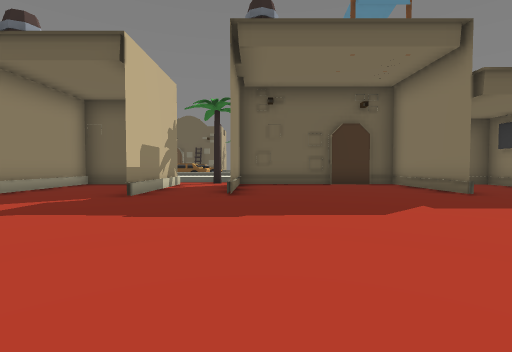
[1] (above)

24 first-person views from a walk through a scene from a Unity 3-D project. The camera is 1.2 m above the floor, tilts 2° down and sees 85° across. The floor is counted in squares, 2 m on a side. Each view is taken from the middle of a square. On the plan, view 1 faces up. The plan holds only what a view shows up to about 9 squares ahead; the rest is blank. The place goes on beyond the plan.

[2]
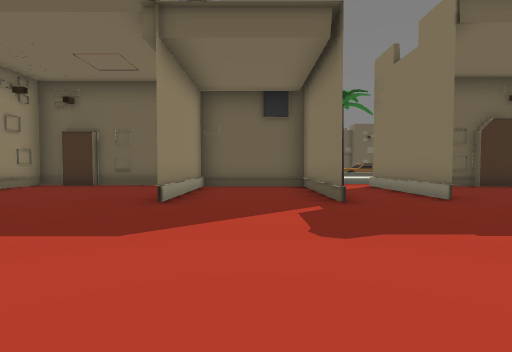

[3]
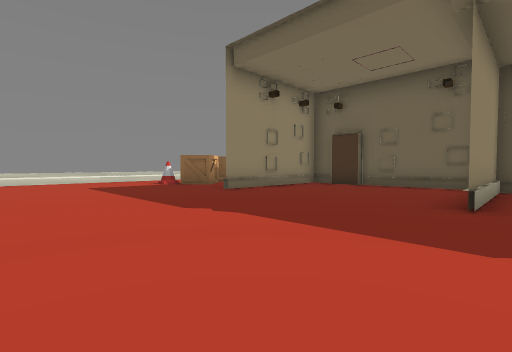

[4]
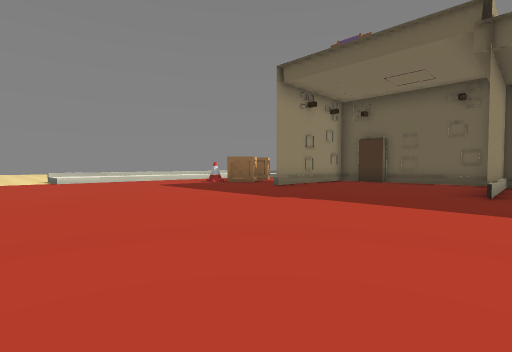

[5]
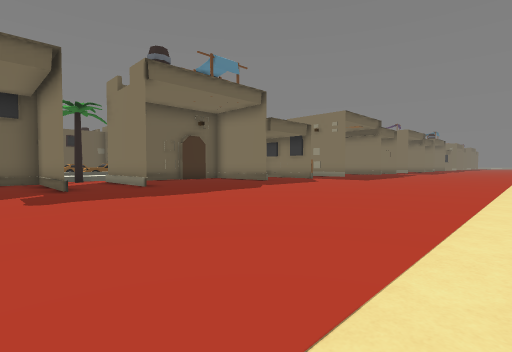

[6]
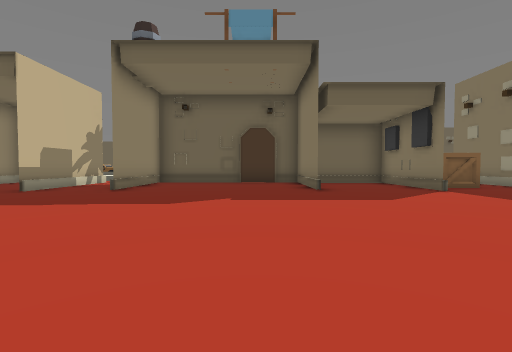

[7]
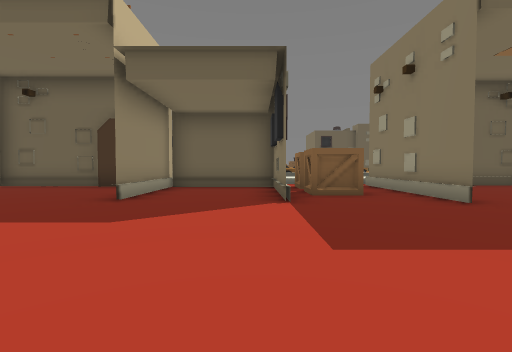

[8]
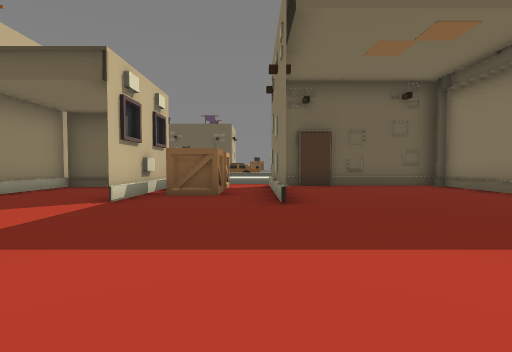

[9]
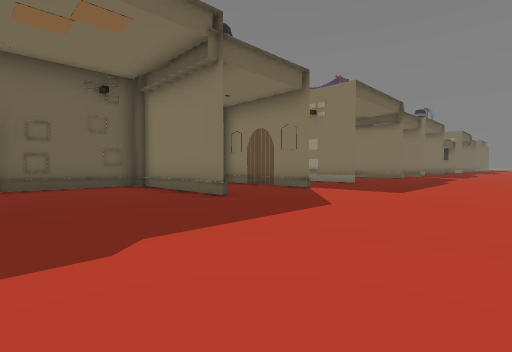

[10]
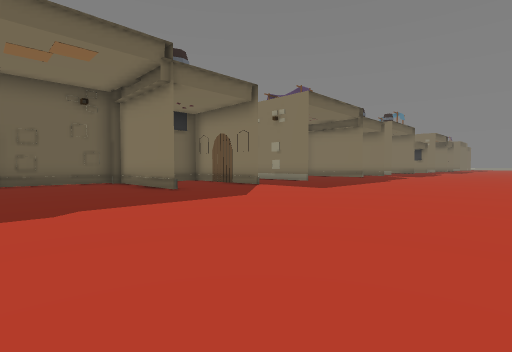

[11]
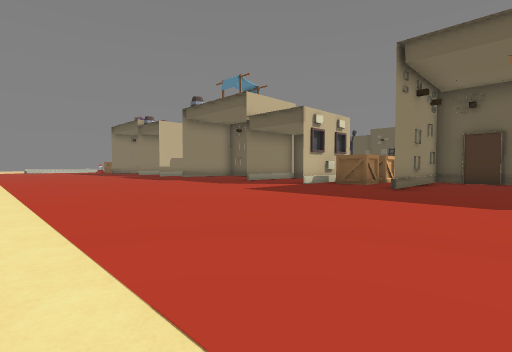

[12]
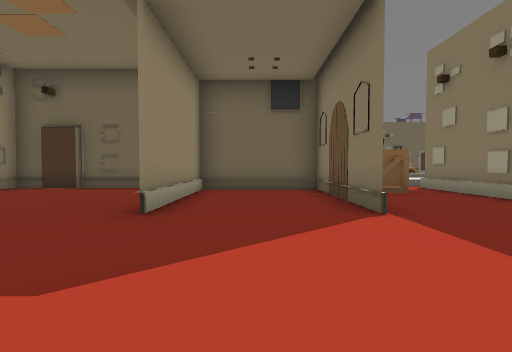

[13]
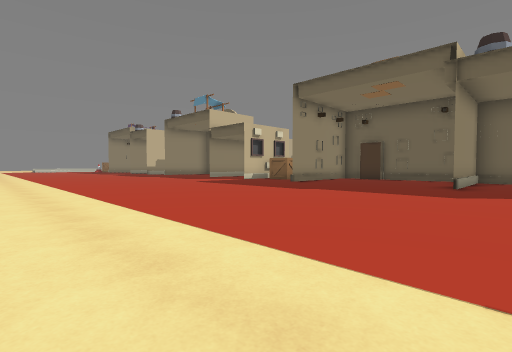

[14]
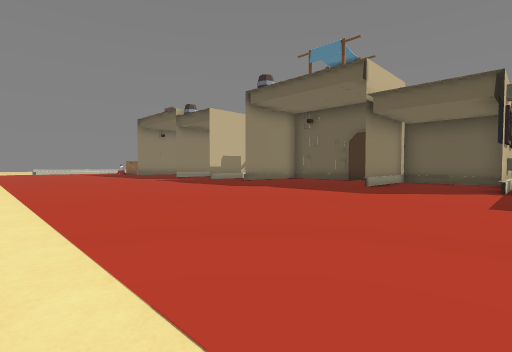

[15]
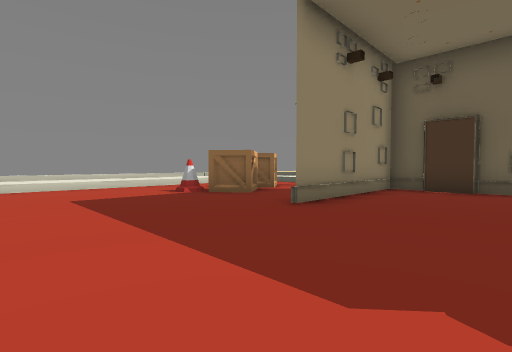

[16]
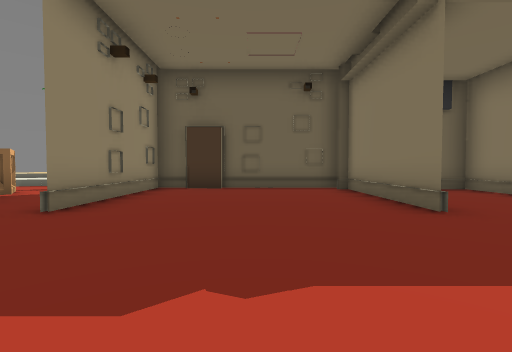

[17]
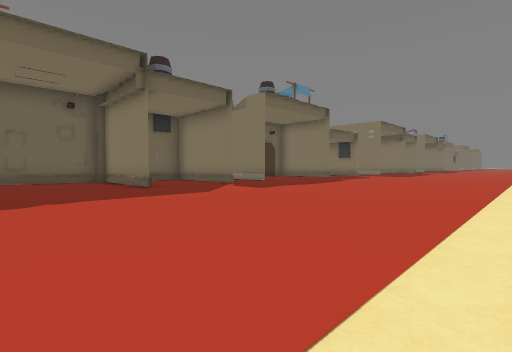

[18]
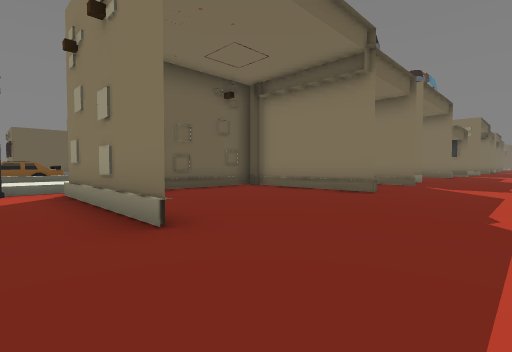

[19]
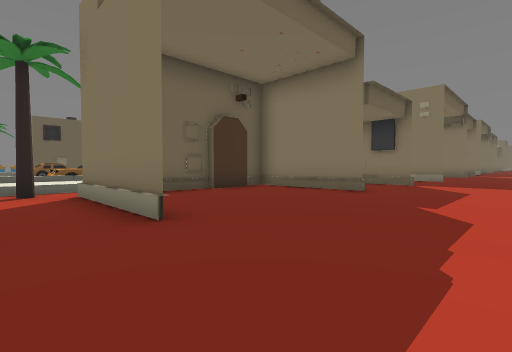

[20]
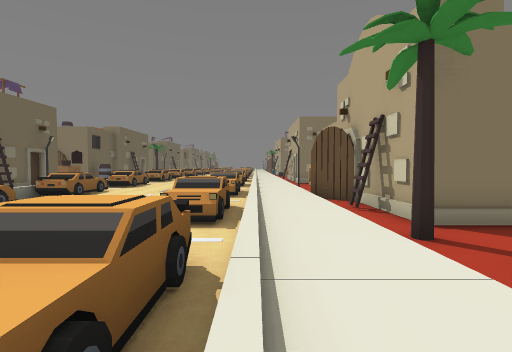

[21]
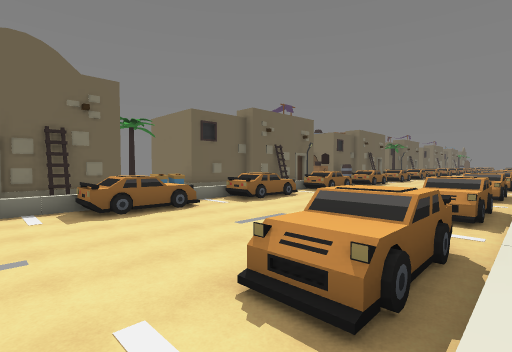

[22]
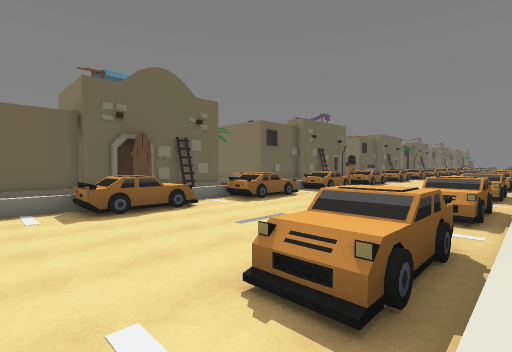

[23]
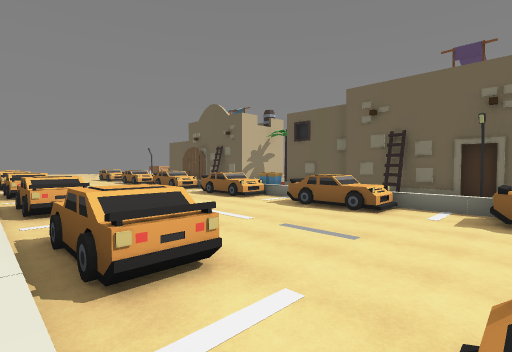

[24]
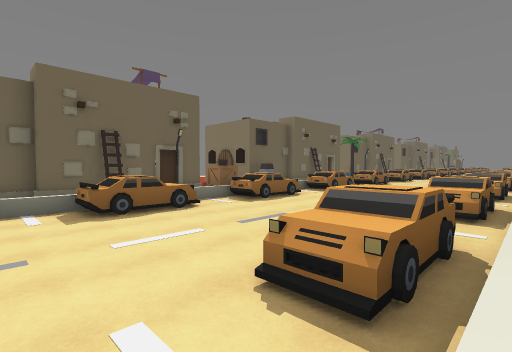

### Floor plan
Key: @ floor where view 1 was taken; # wall or solid block; . main floor; : floor 1 m higher than the main floor; + floor 1.5 m higher than the main floor; / step, stairs or slope; O other object.
Columns run from 12 left of view 1 to 22 right of it. Each row starts with its distance up from view 1.
 22   ########    ##
 21       #        #####
 20
 19   //  //      //  //
 18   ..O:/./O/.O:/.O//./O
 17   ....................
 16   ....................
 15   ........    .......
 14   .......     .......
 13   O.//O.//O.//O./+O.//O.//O
 12   / /////////////////////
 11
 10 ..#####  ..O...#      .######    .#
  9 .## ..####.#########OO###...#####.#
  8 .#....#..#.#.....#..OO#.....#..#..#
  7 .#....#..#.#.....#..OO#.....#..#..#
  6 .#....#..#.#.....#..#.#.....#..#..
  5 ..................................
  4 ...................................
  3 ...................................
  2 ...................................
  1 ...................................
  0 ............@......................
 -1 ..................................
 -2    ...........................
 -3                     ..........

Positions as (right, up) in squares from view 1, and headings:
1: (0, 0), facing up
2: (-4, 1), facing up
3: (-5, 1), facing up-left
4: (-5, -1), facing up-left
5: (-4, -2), facing up-right
6: (3, -1), facing up
7: (7, 1), facing up
8: (10, 1), facing up
9: (12, 1), facing up-right
10: (12, -1), facing up-right
11: (13, -2), facing up-left
12: (17, 2), facing up
13: (17, -3), facing up-left
14: (8, -2), facing up-left
15: (-8, 2), facing up-left
16: (-8, 2), facing up
17: (-9, -2), facing up-right
18: (-12, 3), facing up-right
19: (-2, 3), facing up-right
20: (-5, 12), facing right
21: (-6, 12), facing up-right
22: (-10, 12), facing up-right
23: (8, 12), facing up-left
24: (2, 12), facing up-right
